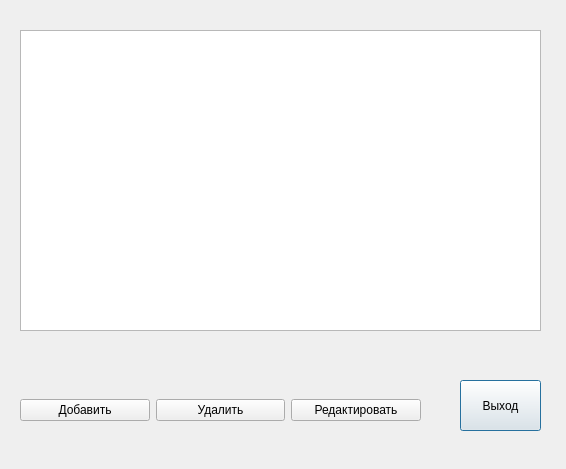
<?xml version="1.0" encoding="UTF-8"?>
<ui version="4.0">
 <class>Shop_window</class>
 <widget class="QDialog" name="Shop_window">
  <property name="geometry">
   <rect>
    <x>0</x>
    <y>0</y>
    <width>566</width>
    <height>469</height>
   </rect>
  </property>
  <property name="windowTitle">
   <string>Цеха</string>
  </property>
  <widget class="QTableWidget" name="tableWidget">
   <property name="geometry">
    <rect>
     <x>20</x>
     <y>30</y>
     <width>521</width>
     <height>301</height>
    </rect>
   </property>
  </widget>
  <widget class="QPushButton" name="exit_btn">
   <property name="geometry">
    <rect>
     <x>460</x>
     <y>380</y>
     <width>81</width>
     <height>51</height>
    </rect>
   </property>
   <property name="text">
    <string>Выход</string>
   </property>
  </widget>
  <widget class="QWidget" name="">
   <property name="geometry">
    <rect>
     <x>20</x>
     <y>390</y>
     <width>401</width>
     <height>41</height>
    </rect>
   </property>
   <layout class="QHBoxLayout" name="horizontalLayout">
    <item>
     <widget class="QPushButton" name="add2_btn">
      <property name="text">
       <string>Добавить</string>
      </property>
     </widget>
    </item>
    <item>
     <widget class="QPushButton" name="delete2_btn">
      <property name="text">
       <string>Удалить</string>
      </property>
     </widget>
    </item>
    <item>
     <widget class="QPushButton" name="edit2_btn">
      <property name="text">
       <string>Редактировать</string>
      </property>
     </widget>
    </item>
   </layout>
  </widget>
 </widget>
 <resources/>
 <connections/>
</ui>
